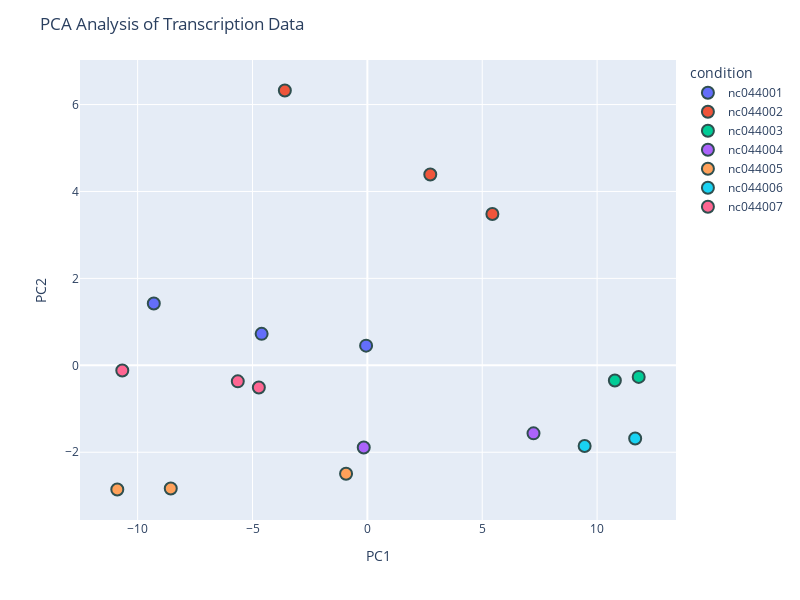

Notebook source saved alongside this figure:
### Code cell
# 将上述代码封装成函数
def pca_analysis(expression_matrix, samples_info):
    """将表达矩阵和样本信息作为输入，进行PCA分析并绘制散点图
    
    Args:
        expression_matrix: 表达矩阵
        samples_info: 样本信息
    Returns:
        fig: 绘制的散点图
    """
    # 转置表达矩阵
    expression_matrix = expression_matrix.transpose()

    # 归一化表达矩阵
    scaler = StandardScaler()
    expression_matrix_normalized = scale r.fit_transform(expression_matrix)

    # 进行PCA分析
    pca = PCA(n_components=2)
    pca_result = pca.fit_transform(expression_matrix_normalized)

    # 将PCA结果合并到sample信息
    pca_df = pd.DataFrame(pca_result, columns=['PC1', 'PC2'], index=expression_matrix.index)
    pca_df.reset_index(level=0, inplace=True)
    pca_df.columns = ['sample_id', 'PC1', 'PC2']
    result_df = pca_df.merge(samples_info, left_on='sample_id', right_index=True)

    # 使用plotly创建散点图
    fig = px.scatter(result_df, x='PC1', y='PC2', color='condition', hover_data=['sample_id'], height=600, width=800)
    fig.update_traces(marker=dict(size=12, line=dict(width=2, color='DarkSlateGray')))
    fig.update_layout(title='PCA Analysis of Transcription Data', xaxis_title='PC1', yaxis_title='PC2')

    # 保存图像并显示
    # fig.write_html('pca_plot.html', auto_open=True)
    return fig

# 调用函数
pca_analysis(expression_matrix, samples_info)

### Figure 1 — Plotly figure (JSON) as saved in the notebook; plotly's stock layout.template omitted (floating-point values rounded to 4 significant figures)
{"data": [{"customdata": [["SRR11770274"], ["SRR11770275"], ["SRR11770276"]], "hovertemplate": "condition=nc044001<br>PC1=%{x}<br>PC2=%{y}<br>sample_id=%{customdata[0]}<extra></extra>", "legendgroup": "nc044001", "marker": {"color": "#636efa", "line": {"color": "DarkSlateGray", "width": 2}, "size": 12, "symbol": "circle"}, "mode": "markers", "name": "nc044001", "orientation": "v", "showlegend": true, "type": "scatter", "x": [-0.05538, -9.297, -4.603], "xaxis": "x", "y": [0.4525, 1.422, 0.7245], "yaxis": "y"}, {"customdata": [["SRR11770277"], ["SRR11770278"], ["SRR11770279"]], "hovertemplate": "condition=nc044002<br>PC1=%{x}<br>PC2=%{y}<br>sample_id=%{customdata[0]}<extra></extra>", "legendgroup": "nc044002", "marker": {"color": "#EF553B", "line": {"color": "DarkSlateGray", "width": 2}, "size": 12, "symbol": "circle"}, "mode": "markers", "name": "nc044002", "orientation": "v", "showlegend": true, "type": "scatter", "x": [5.442, -3.592, 2.738], "xaxis": "x", "y": [3.483, 6.323, 4.392], "yaxis": "y"}, {"customdata": [["SRR11770280"], ["SRR11770281"]], "hovertemplate": "condition=nc044003<br>PC1=%{x}<br>PC2=%{y}<br>sample_id=%{customdata[0]}<extra></extra>", "legendgroup": "nc044003", "marker": {"color": "#00cc96", "line": {"color": "DarkSlateGray", "width": 2}, "size": 12, "symbol": "circle"}, "mode": "markers", "name": "nc044003", "orientation": "v", "showlegend": true, "type": "scatter", "x": [11.81, 10.77], "xaxis": "x", "y": [-0.2658, -0.3503], "yaxis": "y"}, {"customdata": [["SRR11770282"], ["SRR11770283"]], "hovertemplate": "condition=nc044004<br>PC1=%{x}<br>PC2=%{y}<br>sample_id=%{customdata[0]}<extra></extra>", "legendgroup": "nc044004", "marker": {"color": "#ab63fa", "line": {"color": "DarkSlateGray", "width": 2}, "size": 12, "symbol": "circle"}, "mode": "markers", "name": "nc044004", "orientation": "v", "showlegend": true, "type": "scatter", "x": [-0.1581, 7.231], "xaxis": "x", "y": [-1.892, -1.565], "yaxis": "y"}, {"customdata": [["SRR11770284"], ["SRR11770285"], ["SRR11770286"]], "hovertemplate": "condition=nc044005<br>PC1=%{x}<br>PC2=%{y}<br>sample_id=%{customdata[0]}<extra></extra>", "legendgroup": "nc044005", "marker": {"color": "#FFA15A", "line": {"color": "DarkSlateGray", "width": 2}, "size": 12, "symbol": "circle"}, "mode": "markers", "name": "nc044005", "orientation": "v", "showlegend": true, "type": "scatter", "x": [-10.89, -0.9275, -8.559], "xaxis": "x", "y": [-2.857, -2.495, -2.834], "yaxis": "y"}, {"customdata": [["SRR11770287"], ["SRR11770288"]], "hovertemplate": "condition=nc044006<br>PC1=%{x}<br>PC2=%{y}<br>sample_id=%{customdata[0]}<extra></extra>", "legendgroup": "nc044006", "marker": {"color": "#19d3f3", "line": {"color": "DarkSlateGray", "width": 2}, "size": 12, "symbol": "circle"}, "mode": "markers", "name": "nc044006", "orientation": "v", "showlegend": true, "type": "scatter", "x": [11.66, 9.457], "xaxis": "x", "y": [-1.683, -1.857], "yaxis": "y"}, {"customdata": [["SRR12316632"], ["SRR12316633"], ["SRR12316634"]], "hovertemplate": "condition=nc044007<br>PC1=%{x}<br>PC2=%{y}<br>sample_id=%{customdata[0]}<extra></extra>", "legendgroup": "nc044007", "marker": {"color": "#FF6692", "line": {"color": "DarkSlateGray", "width": 2}, "size": 12, "symbol": "circle"}, "mode": "markers", "name": "nc044007", "orientation": "v", "showlegend": true, "type": "scatter", "x": [-4.724, -5.64, -10.67], "xaxis": "x", "y": [-0.5105, -0.3686, -0.1192], "yaxis": "y"}], "layout": {"height": 600, "legend": {"title": {"text": "condition"}, "tracegroupgap": 0}, "margin": {"t": 60}, "title": {"text": "PCA Analysis of Transcription Data"}, "width": 800, "xaxis": {"anchor": "y", "domain": [0, 1], "title": {"text": "PC1"}}, "yaxis": {"anchor": "x", "domain": [0, 1], "title": {"text": "PC2"}}}}
